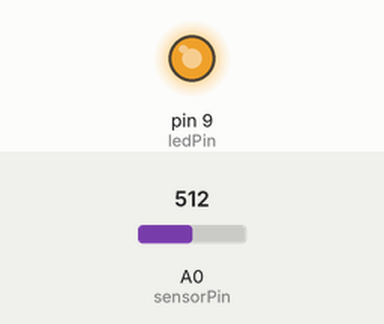
This sketch was run on a simulated Arduino Uno, built with avr-gcc and run on an emulated ATmega328P. Parts: output pins drawn as LEDs (lit = HIGH). The test bench sets the inputs (shaded band); at power-on: A0 (sensorPin) = 512.

Above: at 1.2 s.
1.3 s: A0 (sensorPin) set to 321
At 2.2 s:
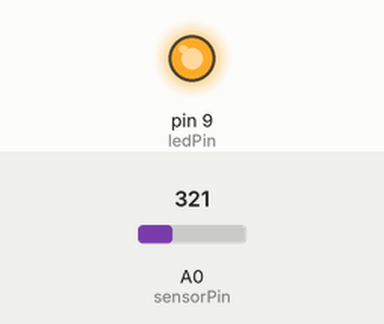
2.8 s: A0 (sensorPin) set to 295
At 3.3 s:
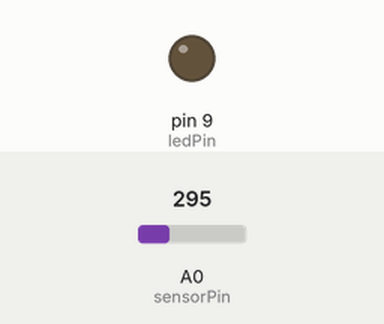
4.3 s: A0 (sensorPin) set to 447
5.8 s: A0 (sensorPin) set to 466
At 6.8 s:
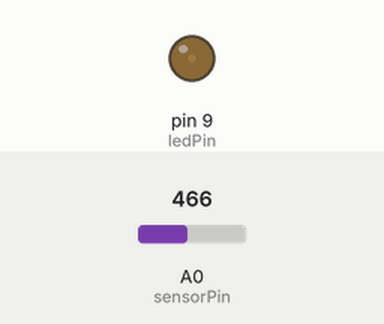
7.3 s: A0 (sensorPin) set to 511
At 7.9 s:
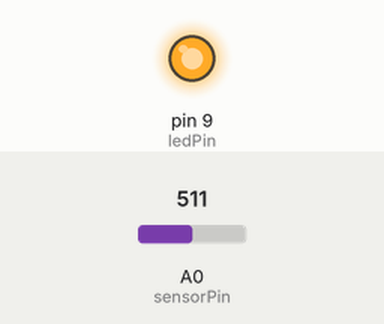
Timing chart, 0 to 9.8 s (numbered marks = the images above; inputs shaded):
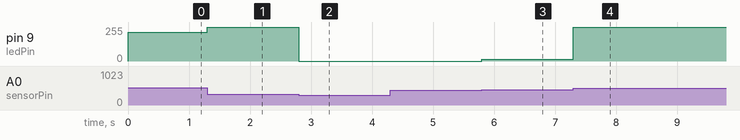

The sketch:

geekcon.ino
```cpp
const int ledPin      = 9;
const int sensorPin   = A0;
boolean wasHugged     = false;

int airPressure, high = 0, low = 600;

void setup() {
  Serial.begin(115200);
  pinMode(sensorPin,INPUT);
  pinMode(ledPin,OUTPUT);
}

void loop() {
  airPressure = analogRead(sensorPin);
  // Serial.println(airPressure);
  autoTune();
  analogWrite(ledPin, airPressure);
  // delay(50);
}

void autoTune() {
  if (airPressure < low) {
    low = airPressure;
  }

  if (airPressure > high) {
    high = airPressure;
  }

  airPressure = map(airPressure, low+170, high-30, 0, 255);
  airPressure = constrain(airPressure, 0, 255);
}
```

Measured:
- the behaviour switches between 314 and 313 on A0 (sensorPin) (found by bisection; images 1 and 2)
- after the input at 1.3 s, pin 9 (ledPin): 216/255 → 255/255 at once
- after the input at 2.8 s, pin 9 (ledPin): 255/255 → 0/255 at once
- after the input at 4.3 s, every drawn part: stays the same
- after the input at 5.8 s, pin 9 (ledPin): 0/255 → 15/255 at once
- after the input at 7.3 s, pin 9 (ledPin): 15/255 → 255/255 at once
